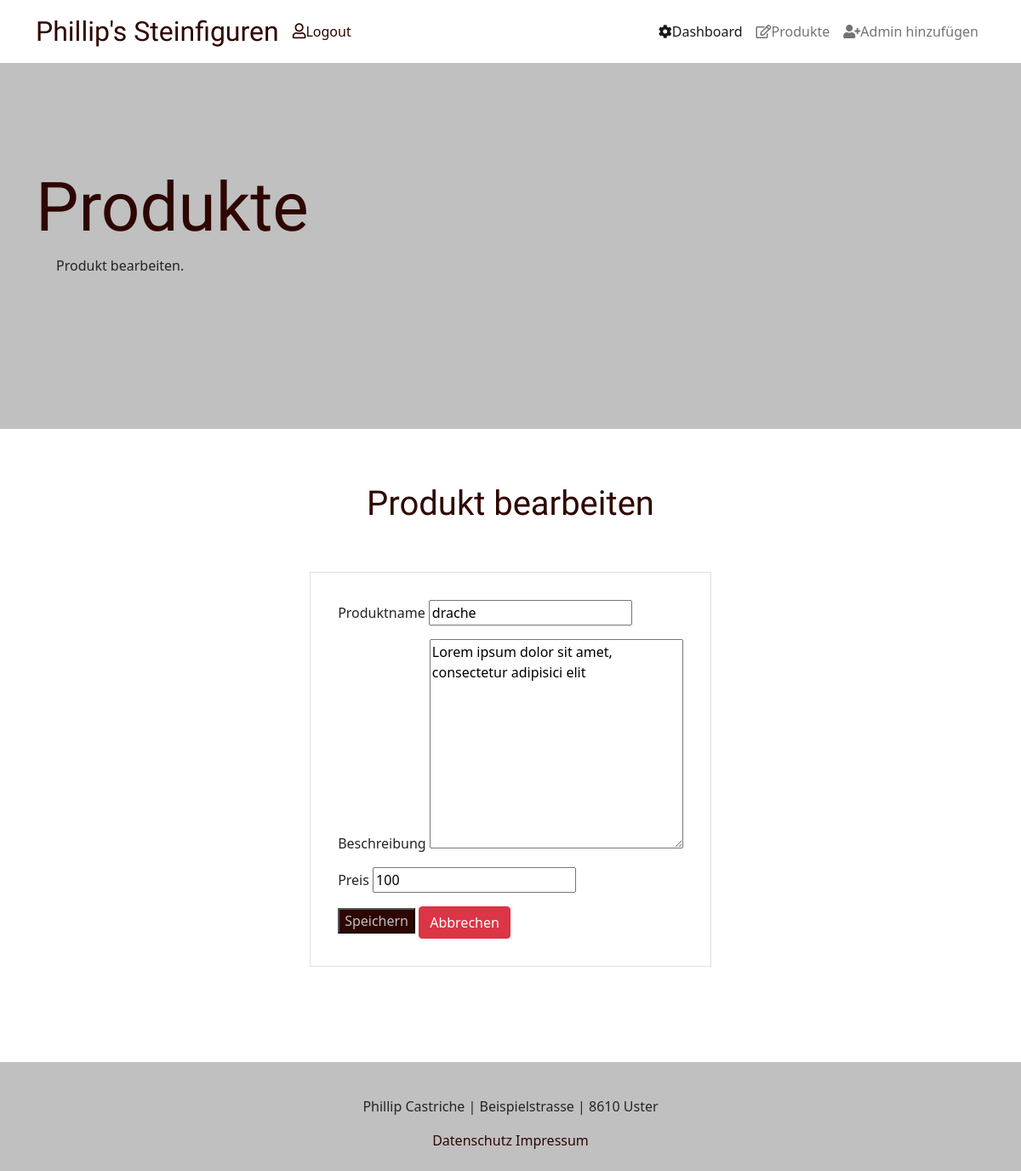
The app's page /cms/edit.php?id=25 (signed in) with its own data.
### tables this page shows
CREATE TABLE `product` (
  `id` int(11) NOT NULL,
  `titel` varchar(45) NOT NULL,
  `preis` varchar(40) NOT NULL,
  `beschreibung` varchar(255) NOT NULL,
  `bild` varchar(255) NOT NULL
);

### cms/edit.php (the view, shortened to what this page needs)
<?php
function decrypt($str) {
	$str = html_entity_decode($str);
	$str = htmlspecialchars_decode($str);
	return $str;
}
$hasError = false;
$messages = array();
 $id = $_GET["id"];
 print_r($id);
$query = "SELECT `titel`, `beschreibung`, `bild`, `preis` FROM `product` WHERE `id` = ?";
$connection = mysqli_connect(DB_HOST, DB_USERNAME, DB_PASSWORD, DB_DATABASE);
$statement = mysqli_prepare($connection, $query);
mysqli_stmt_bind_param($statement, 'i', $id);
mysqli_stmt_execute($statement);
$result = mysqli_stmt_get_result($statement);
if (mysqli_num_rows($result) == 1) {
    while ($row = mysqli_fetch_assoc($result)) {
        $produkte [] = [
            'productName' => decrypt($row['titel']),
            'productBeschreibung' => decrypt($row['beschreibung']),
            'productPreis' => decrypt($row['preis'])
        ];
    }
} else {
    die("produkt kann nicht gefunden werden.");
}
if (isset($_POST['speichern'])) {
    $titel = desinfect($_POST['productName']);
    $beschreibung = desinfect($_POST['productBeschreibung']);
    $preis = $_POST['productPreis'];
    $titeleVal = $titel;
    $beschreibungVal = $beschreibung;
    $preisVal = $preis;
    if (empty($titel)) {
        $hasError = true;
        $messages [] = 'Bitte gib eine Titel ein!';
    } elseif (strlen($titel) > 250) {
        $hasError = true;
        $messages [] = 'Feld darf nicht mehr als 250 Zeichen beinhalten.';
    }
    if (empty($beschreibung)) {
        $hasError = true;
        $messages [] = 'Bitte fülle die Beschreibung ein!';
    } elseif (strlen($beschreibung) > 250) {
        $hasError = true;
        $messages [] = 'Feld darf nicht mehr als 250 Zeichen beinhalten.';
    }
    if (empty($preis)) {
        $hasError = true;
        $messages [] = 'Bitte gib einen Preis ein!';
    }
    if (!$hasError) {
        $queryUpdate = "UPDATE product SET titel=?, preis=?, beschreibung=?  WHERE Id=?";
        $stmt = mysqli_prepare($connection, $queryUpdate);
        mysqli_stmt_bind_param($stmt, 'ssii', $titel, $beschreibung, $preis, $id);
        if (!mysqli_stmt_execute($stmt)) {
            echo mysqli_stmt_error($stmt);
        } else {
            header("Location: produkte.php");
            die();
        }
    }
} else {
    $titelVal = "";
    $preisVal = "";
    $beschreibungVal = "";
}
?>
</head>
<body>
<?php include("includes/nav_cms.inc.php")?>
<header class="container-lx d-flex align-items-center">
 <div class="container ">
	<div>
		<h1 class="display-1 pt-2">Produkte</h1>
			<div>
				<p class="ms-4">Produkt bearbeiten.</p>
			</div>
		</div>
	</div>
</header>
<section class="container">
	<div class="py-5">
		<h2 class="text-center mt-3 h1">Produkt bearbeiten</h2>
		<div class="container  py-5 d-flex justify-content-center">
        <?php foreach ($produkte as $key => $value) { ?>
			<form  method="POST" enctype="multipart/form-data"  class="border p-4">
				<div class="p-2">
					<label for="productName" class="">Produktname</label>
					<input type="text" id="productName" name="productName" value="<?=$titelVal ? $titelVal : $value['productName']?>">
				</div>
				<div class="p-2">
					<label for="productBeschreibung" class="">Beschreibung</label>
					<textarea name="productBeschreibung" id="productBeschreibung" cols="30" rows="10"><?=$beschreibungVal ? $beschreibungVal : $value['productBeschreibung']?></textarea>
				</div>
				<div class="p-2">
					<label for="productPreis" class="">Preis</label>
					<input type="text" id="productPreis" name="productPreis" value="<?=$preisVal ? $preisVal : $value['productPreis']?>">
				</div>
				<div class="p-2">
				<button class="speichern" type="speichern" name="speichern">Speichern</button>
					<a href="index.php" class="btn btn-danger">Abbrechen</a>
				</div>
			</form>
			<?php } ?>
		</div>
	</div>
</section>
</body>
</html>

### css/global.css (style rules this page uses)
:root { --braun: #2e0601; --grau: #6f6f6f; --hellgrau: #c0c0c0; }
body { overflow-x: hidden; }
h1, h2, h3, h4, h5 { font-family: "Tangerine", cursive, Arial, Helvetica, sans-serif; color: var(--braun); }
header { background: var(--hellgrau); height: 30rem; }
form button, #cartItems .btn { background-color: var(--braun) !important; color: var(--hellgrau) !important; }

### css/nav_footer.css (style rules this page uses)
nav .btngroup a, footer a { color: var(--braun); text-decoration: none; }
footer { background: var(--hellgrau); }

### records on screen
product: productName "drache", productBeschreibung "Lorem ipsum dolor sit amet, consectetur adipisici elit", productPreis "100"
